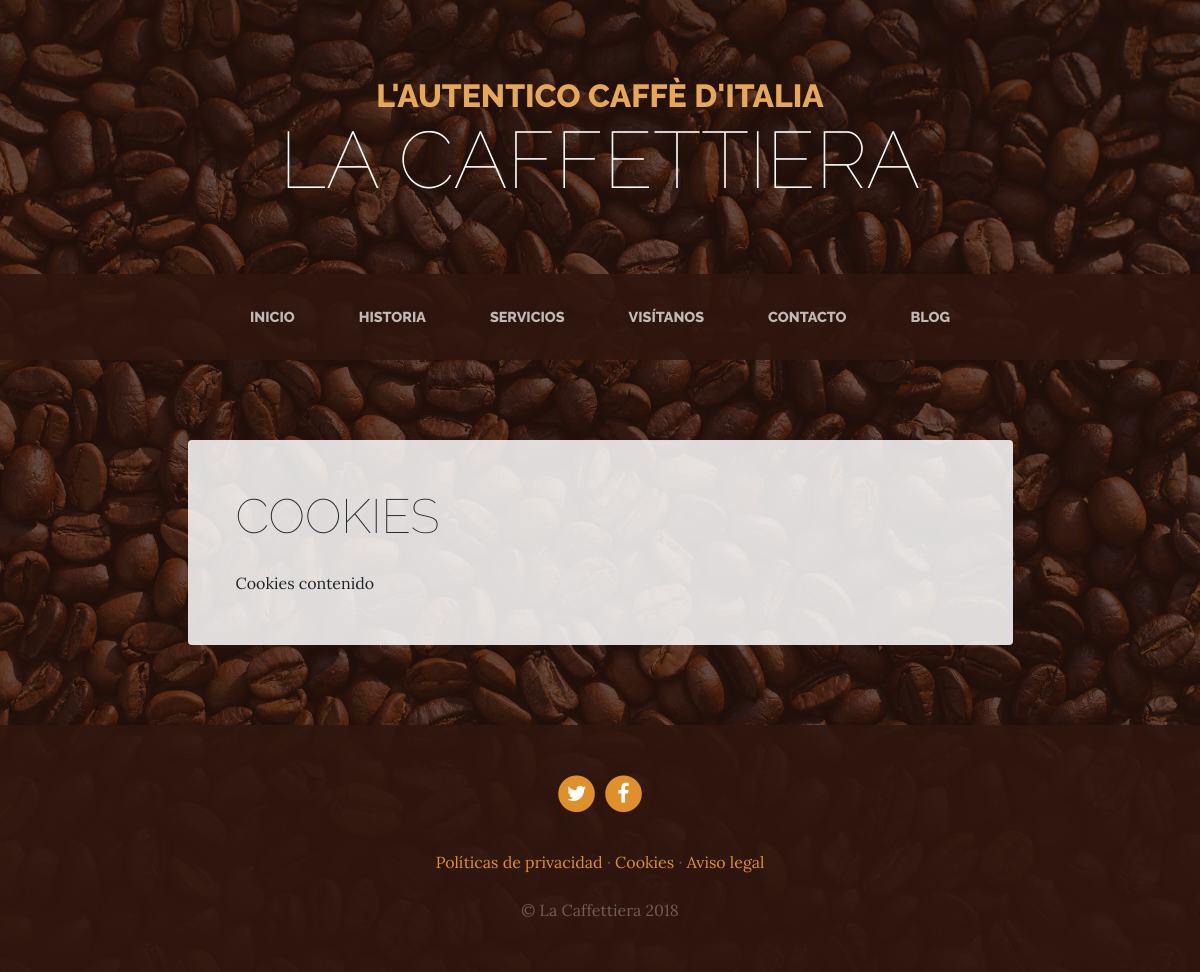
The page /page/2/ on the database its author committed.
### pages/models.py (models this page shows, shortened)
class Page(models.Model):
    title = models.CharField(max_length=200,
        verbose_name="Título")
    content = RichTextField(
        verbose_name="Contenido")
    created = models.DateTimeField(auto_now_add=True,
        verbose_name="Fecha de creación")
    updated = models.DateTimeField(auto_now=True,
        verbose_name="Fecha de edición")
    order = models.SmallIntegerField(verbose_name="Orden", default=0)
    class Meta:
        verbose_name = "página"
        verbose_name_plural = "páginas"
        ordering = ['order','title']

### pages/views.py (the view)
# urls.py: path('<int:page_id>/', views.page, name="page"),
def page(request, page_id):
    page = get_object_or_404(Page, id=page_id)
    return render(request, 'pages/sample.html', {'page':page})

### pages/templatetags/pages_extras.py (called while the page is built)
@register.simple_tag
def get_page_list():
    pages = Page.objects.all()
    return pages

### social/processors.py (called while the page is built)
def ctx_dict(request):
    ctx = {}
    links = Link.objects.all()
    for link in links:
        ctx[link.key] = link.url
    return ctx

### pages/templates/pages/sample.html (shortened to what this page needs)
{% extends 'core/base.html' %}
{% load static %}
{% block content %}
<section class="page-section about-heading">
    <div class="container">
        <div class="about-heading-content mbtm">
            <div class="row">
                <div class="col-xl-9 col-lg-10 mx-auto">
                    <div class="bg-faded rounded p-5 forced">
                        <h2 class="section-heading mb-4">
                            <span class="section-heading-lower">
                                {{page.title}}</span>
                        </h2>
                        <div class="section-content">
                            <div class="section-content">
                                {{page.content|safe}}
                            </div>
                        </div>
                    </div>
                </div>
            </div>
        </div>
    </div>
</section>
{% endblock %}

### core/templates/core/base.html (shortened to what this page needs)
<!DOCTYPE html>
<html lang="es">
  <head>
    {% load static %}
    <link href="{% static 'core/vendor/bootstrap/css/bootstrap.min.css' %}" rel="stylesheet">
    <link href="{% static 'core/vendor/font-awesome/css/font-awesome.min.css' %}" rel="stylesheet" type="text/css">
    <link href="{% static 'core/css/business-casual.css' %}" rel="stylesheet">
  </head>
  <body>
    <h1 class="site-heading text-center text-white d-none d-lg-block">
      <span class="site-heading-upper text-primary mb-3">L'autentico caffè d'italia</span>
      <span class="site-heading-lower">La Caffettiera</span>
    </h1>
    <nav class="navbar navbar-expand-lg navbar-dark py-lg-4" id="mainNav">
      <div class="container">
        <div class="collapse navbar-collapse" id="navbarResponsive">
          <ul class="navbar-nav mx-auto">
            <li class="nav-item  px-lg-4  {% if request.path == '/' or  request.path == '' or request.path == '/dashboard/'%}active{% endif %}">
              <a class="nav-link text-uppercase text-expanded" href="{% url 'home' %}">Inicio</a>
            </li>
            <li class="nav-item px-lg-4  {% if request.path == '/about/' %}active{% endif %}">
              <a class="nav-link text-uppercase text-expanded" href="{% url 'about' %}">Historia</a>
            </li>
            <li class="nav-item px-lg-4 {% if request.path == '/services/' %}active{% endif %}">
              <a class="nav-link text-uppercase text-expanded" href="{% url 'services' %}">Servicios</a>
            </li>
            <li class="nav-item px-lg-4 {% if request.path == '/store/' %}active{% endif %}">
              <a class="nav-link text-uppercase text-expanded" href="{% url 'store' %}">Visítanos</a>
            </li>
            <li class="nav-item px-lg-4 {% if request.path == '/contact/' %}active{% endif %}">
              <a class="nav-link text-uppercase text-expanded" href="{% url 'contact' %}">Contacto</a>
            </li>
            <li class="nav-item px-lg-4 {% if request.path|slice:":6" == '/blog/' %}active{% endif %}">
              <a class="nav-link text-uppercase text-expanded" href="{% url 'blog' %}">Blog</a>
            </li>
          </ul>
        </div>
      </div>
    </nav>
    {% block content %} {% endblock %}
    <footer class="footer text-faded text-center py-5">
      <div class="container">
        <p class="m-0">
          {% if LINK_X %}
	        <a href="{{LINK_X}}" class="link">
	          <span class="fa-stack fa-lg">
	            <i class="fa fa-circle fa-stack-2x"></i>
	            <i class="fa fa-twitter fa-stack-1x fa-inverse"></i>
	          </span>
	        </a>
          {% endif %}
          {% if LINK_FACEBOOK %}
	        <a href="{{LINK_FACEBOOK}}" class="link">
	          <span class="fa-stack fa-lg">
	            <i class="fa fa-circle fa-stack-2x"></i>
	            <i class="fa fa-facebook fa-stack-1x fa-inverse"></i>
	          </span>
	        </a>
           {% endif %}
	    </p>
        <p class="m-0 mbt">
        {% load pages_extras %}
        {% get_page_list as page_list %}
        {% for page in page_list %}
            <a href="{% url 'page' page.id %}" class="link">{{page.title}}</a>
            {% if not forloop.last %}·{% endif %}
        {% endfor %}
		</p>
        <p class="m-0 mbt1">&copy; La Caffettiera 2018</p>
      </div>
	</footer>
  </body>
</html>

### core/static/core/css/business-casual.css (style rules this page uses)
body { font-family: 'Lora'; background: linear-gradient(rgba(47, 23, 15, 0.65), rgba(47, 23, 15, 0.65)), url("../img/bg.jpg"); background-attachment: fixed; background-position: center; background-size: cover; }
h1, h2, h3, h4, h5, h6 { font-family: 'Raleway'; }
p { line-height: 1.75; }
.text-faded { color: rgba(255, 255, 255, 0.3); }
.site-heading { margin-top: 5rem; margin-bottom: 5rem; text-transform: uppercase; line-height: 1; font-family: 'Raleway'; }
.site-heading .site-heading-upper { display: block; font-size: 2rem; font-weight: 800; }
.site-heading .site-heading-lower { font-size: 5rem; font-weight: 100; line-height: 4rem; }
.page-section { margin-top: 5rem; margin-bottom: 5rem; }
.section-heading { text-transform: uppercase; }
.section-heading .section-heading-lower { display: block; font-size: 3rem; font-weight: 100; }
.bg-faded { background-color: rgba(255, 255, 255, 0.85); }
#mainNav { background-color: rgba(47, 23, 15, 0.9); font-family: 'Raleway'; }
#mainNav .navbar-nav .nav-item .nav-link { color: rgba(255, 255, 255, 0.7); font-weight: 800; }
@media (min-width: 992px) { #mainNav .navbar-nav .nav-item .nav-link { font-size: 0.9rem; } }
@media (min-width: 992px) { .about-heading .about-heading-content { margin-top: -5rem; position: relative; z-index: 1; } }
.footer { background-color: rgba(47, 23, 15, 0.9); }
.text-primary { color: #e6a756 !important; }
.mbtm { padding-top: 5rem; }
.mbt { padding-top: 2rem; }
.mbt1 { padding-top: 1.25rem; }
a.link { color: #df902a; }
.section-content { font-family: 'Lora' !important; font-size: 16px !important; font-weight: 400 !important; line-height: 28px !important; }

### rows shown on the page
Page: title "COOKIES", content "Cookies contenido", title "Cookies"
Page: title "Políticas de privacidad"
Page: title "Aviso legal"
